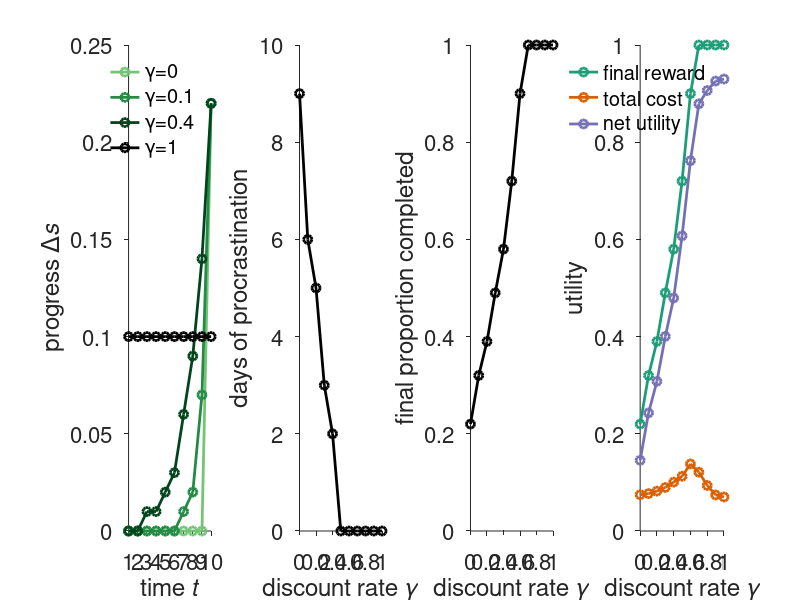

MATLAB code for this plot:
close all;
clear
%% Prepare figures

% Default settings
set(0,'DefaultLineLineWidth',2);
set(0,'DefaultAxesFontSize',16);

%%%%%%%% first run DelayedRewardGamma.m and save the result as gamma.mat
% upper panel
%%%%%%% parameter set as follows: deltas = 0.01; k=1;u=0;eta=7; lambda=3;alpha=1; beta=1;deltagamma=0.2;gammaVec = 0:deltagamma:1;T = 10;
load('gamma.mat')
greencolor = [161,217,155;116,196,118;65,171,93;35,139,69;0,109,44;0,68,27]/255;

figure
%% plot three examples of time course curve of progress in different gamma
%subplot(1,3,1)
subplot(1,4,1)
plot(1:T,WithoptActSeqMatrix(:,1),'o-','Color',greencolor(2,:));
hold on
plot(1:T,WithoptActSeqMatrix(:,2),'o-','Color',greencolor(4,:));
hold on
plot(1:T,WithoptActSeqMatrix(:,5),'o-','Color',greencolor(6,:));
hold on
plot(1:T,WithoptActSeqMatrix(:,end),'ko-');
hold off

legend('\gamma=0','\gamma=0.1','\gamma=0.4','\gamma=1')
legend boxoff
xlabel('time \itt','Interpreter','tex')
ylabel('progress \Delta\its','Interpreter','tex')
xlim([1,T])
xticks(1:T)
box off
set(gca,'TickDir','out');

%% days of procrastination over gamma  
%subplot(1,3,2)
subplot(1,4,2)
numberzero = nan(1,length(gammaVec));
for gammaIdx = 1:length(gammaVec)
    numberzero(gammaIdx)= nnz(~WithoptActSeqMatrix(:,gammaIdx));
end
plot(gammaVec,numberzero,'ko-')
xlabel('discount rate \it\gamma','Interpreter','tex')
ylabel('days of procrastination')
ylim([0 T])
set(gca, 'XTick', 0:0.2:1);
%set(gca, 'yTick', 0:1:10);
box off
set(gca,'TickDir','out');

%% final proportion of completion  
%subplot(1,3,3)
subplot(1,4,3)
plot(gammaVec,U_task_with,'ko-');
xlabel('discount rate \it\gamma','Interpreter','tex')
ylabel('final proportion completed')
ylim([0 1])
set(gca, 'XTick', 0:0.2:1);

x0=10;
y0=10;
width=900;
height=250;
set(gcf,'position',[x0,y0,width,height])
box off
set(gca,'TickDir','out');

%% total effort cost
subplot(1,4,4)
threecolor = [27,158,119;217,95,2;117,112,179]/255;
plot(gammaVec,U_task_with,'o-','Color',threecolor(1,:))
hold on
plot(gammaVec,cost_with,'o-','Color',threecolor(2,:));
hold on
plot(gammaVec,Utotal_with,'o-','Color',threecolor(3,:))
legend('final reward','total cost','net utility')
legend boxoff
xlabel('discount rate \it\gamma','Interpreter','tex')
ylabel('utility')
ylim([0 1])
set(gca, 'XTick', 0:0.2:1);
box off
set(gca,'TickDir','out');

x0=10;
y0=10;
width=1200;
height=250;
set(gcf,'position',[x0,y0,width,height])


% %%%%%%%% second run DelayedRewardGamma.m and save the result as gamma_cost.mat
% % lower pannel
% load('gamma_cost.mat') % eta=0.5, lambda=2; beta=1;
% greencolor = [161,217,155;116,196,118;65,171,93;35,139,69;0,109,44;0,68,27]/255;
% 
% figure
% %% plot three examples of time course curve of progress in different gamma
% %subplot(1,3,1)
% subplot(1,4,1)
% plot(1:T,WithoptActSeqMatrix(:,1),'o-','Color',greencolor(2,:));
% hold on
% plot(1:T,WithoptActSeqMatrix(:,2),'o-','Color',greencolor(4,:));
% hold on
% plot(1:T,WithoptActSeqMatrix(:,5),'o-','Color',greencolor(6,:));
% hold on
% plot(1:T,WithoptActSeqMatrix(:,end),'ko-');
% hold off
% 
% legend('\gamma=0','\gamma=0.1','\gamma=0.4','\gamma=1')
% legend boxoff
% xlabel('time \itt','Interpreter','tex')
% ylabel('progress \Delta\its','Interpreter','tex')
% xlim([1,T])
% xticks(1:T)
% box off
% %% days of procrastination over gamma  
% %subplot(1,3,2)
% subplot(1,4,2)
% numberzero = nan(1,length(gammaVec));
% for gammaIdx = 1:length(gammaVec)
%     numberzero(gammaIdx)= nnz(~WithoptActSeqMatrix(:,gammaIdx));
% end
% plot(gammaVec,numberzero,'ko-')
% xlabel('discount rate \it\gamma','Interpreter','tex')
% ylabel('days of procrastination')
% ylim([0 T])
% set(gca, 'XTick', 0:0.2:1);
% %set(gca, 'yTick', 0:1:10);
% box off
% 
% %% final proportion of completion  
% %subplot(1,3,3)
% subplot(1,4,3)
% plot(gammaVec,U_task_with,'ko-');
% xlabel('discount rate \it\gamma','Interpreter','tex')
% ylabel('final proportion completed')
% ylim([0 1])
% set(gca, 'XTick', 0:0.2:1);
% 
% x0=10;
% y0=10;
% width=900;
% height=250;
% set(gcf,'position',[x0,y0,width,height])
% box off
% %% total effort cost
% subplot(1,4,4)
% threecolor = [27,158,119;217,95,2;117,112,179]/255;
% plot(gammaVec,U_task_with,'o-','Color',threecolor(1,:))
% hold on
% plot(gammaVec,cost_with,'o-','Color',threecolor(2,:));
% hold on
% plot(gammaVec,Utotal_with,'o-','Color',threecolor(3,:))
% legend('final reward','total cost','net utility')
% legend boxoff
% xlabel('discount rate \it\gamma','Interpreter','tex')
% ylabel('utility')
% ylim([0 0.5])
% set(gca, 'XTick', 0:0.2:1);
% box off
% 
% x0=10;
% y0=10;
% width=1200;
% height=250;
% set(gcf,'position',[x0,y0,width,height])
